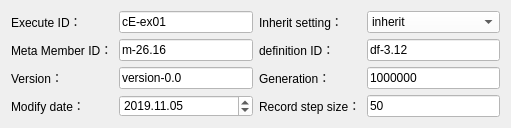
   <widget class="QWidget" name="layoutWidget">
    <property name="geometry">
     <rect>
      <x>371</x>
      <y>120</y>
      <width>511</width>
      <height>100</height>
     </rect>
    </property>
    <layout class="QGridLayout" name="gridLayout_2">
     <item row="0" column="0">
      <widget class="QLabel" name="se_ID_label">
       <property name="text">
        <string>Execute ID：</string>
       </property>
      </widget>
     </item>
     <item row="0" column="1">
      <widget class="QLineEdit" name="se_ID_edit">
       <property name="styleSheet">
        <string notr="true">background-color: rgb(255, 255, 255);
</string>
       </property>
       <property name="text">
        <string>cE-ex01</string>
       </property>
      </widget>
     </item>
     <item row="0" column="2">
      <widget class="QLabel" name="result_handle_label">
       <property name="text">
        <string>Inherit setting：</string>
       </property>
      </widget>
     </item>
     <item row="0" column="3">
      <widget class="QComboBox" name="result_handle_combobox">
       <property name="styleSheet">
        <string notr="true">background-color: rgb(255, 255, 255);
</string>
       </property>
       <item>
        <property name="text">
         <string>inherit</string>
        </property>
       </item>
       <item>
        <property name="text">
         <string>don't inherit</string>
        </property>
       </item>
      </widget>
     </item>
     <item row="1" column="0">
      <widget class="QLabel" name="se_ID_label_2">
       <property name="text">
        <string>Meta Member ID：</string>
       </property>
      </widget>
     </item>
     <item row="1" column="1">
      <widget class="QLineEdit" name="se_ID_edit_5">
       <property name="styleSheet">
        <string notr="true">background-color: rgb(255, 255, 255);
</string>
       </property>
       <property name="text">
        <string>m-26.16</string>
       </property>
      </widget>
     </item>
     <item row="1" column="2">
      <widget class="QLabel" name="se_ID_label_3">
       <property name="text">
        <string>definition ID：</string>
       </property>
      </widget>
     </item>
     <item row="1" column="3">
      <widget class="QLineEdit" name="se_ID_edit_6">
       <property name="styleSheet">
        <string notr="true">background-color: rgb(255, 255, 255);
</string>
       </property>
       <property name="text">
        <string>df-3.12</string>
       </property>
      </widget>
     </item>
     <item row="2" column="0">
      <widget class="QLabel" name="version_label">
       <property name="text">
        <string>Version：</string>
       </property>
      </widget>
     </item>
     <item row="2" column="1">
      <widget class="QLineEdit" name="version_edit">
       <property name="styleSheet">
        <string notr="true">background-color: rgb(255, 255, 255);
</string>
       </property>
       <property name="text">
        <string>version-0.0</string>
       </property>
      </widget>
     </item>
     <item row="2" column="2">
      <widget class="QLabel" name="generation_label">
       <property name="text">
        <string>Generation：</string>
       </property>
      </widget>
     </item>
     <item row="2" column="3">
      <widget class="QLineEdit" name="generation_lineEdit">
       <property name="styleSheet">
        <string notr="true">background-color: rgb(255, 255, 255);</string>
       </property>
       <property name="text">
        <string>1000000</string>
       </property>
      </widget>
     </item>
     <item row="3" column="0">
      <widget class="QLabel" name="modify_date_label">
       <property name="text">
        <string>Modify date：</string>
       </property>
      </widget>
     </item>
     <item row="3" column="1">
      <widget class="QDateEdit" name="modify_dateEdit">
       <property name="styleSheet">
        <string notr="true">background-color: rgb(255, 255, 255);
</string>
       </property>
       <property name="dateTime">
        <datetime>
         <hour>0</hour>
         <minute>0</minute>
         <second>0</second>
         <year>2019</year>
         <month>11</month>
         <day>5</day>
        </datetime>
       </property>
       <property name="displayFormat">
        <string>yyyy.MM.dd</string>
       </property>
      </widget>
     </item>
     <item row="3" column="2">
      <widget class="QLabel" name="step_size_label">
       <property name="text">
        <string>Record step size：</string>
       </property>
      </widget>
     </item>
     <item row="3" column="3">
      <widget class="QLineEdit" name="step_size_lineEdit">
       <property name="styleSheet">
        <string notr="true">background-color: rgb(255, 255, 255);
</string>
       </property>
       <property name="text">
        <string>50</string>
       </property>
      </widget>
     </item>
    </layout>
   </widget>
